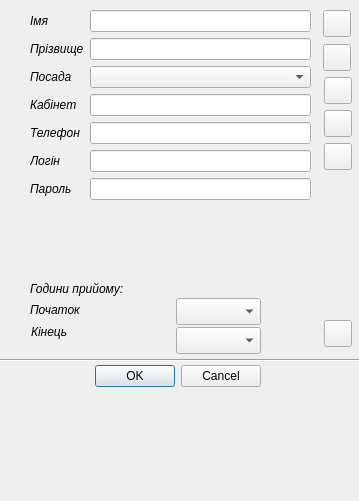
<?xml version="1.0" encoding="UTF-8"?>
<ui version="4.0">
 <class>Doctor_add</class>
 <widget class="QDialog" name="Doctor_add">
  <property name="geometry">
   <rect>
    <x>0</x>
    <y>0</y>
    <width>359</width>
    <height>501</height>
   </rect>
  </property>
  <property name="windowTitle">
   <string>Dialog</string>
  </property>
  <widget class="QDialogButtonBox" name="buttonBox">
   <property name="geometry">
    <rect>
     <x>-80</x>
     <y>360</y>
     <width>341</width>
     <height>32</height>
    </rect>
   </property>
   <property name="orientation">
    <enum>Qt::Horizontal</enum>
   </property>
   <property name="standardButtons">
    <set>QDialogButtonBox::Cancel|QDialogButtonBox::Ok</set>
   </property>
  </widget>
  <widget class="QWidget" name="formLayoutWidget">
   <property name="geometry">
    <rect>
     <x>30</x>
     <y>10</y>
     <width>281</width>
     <height>271</height>
    </rect>
   </property>
   <layout class="QFormLayout" name="formLayout">
    <item row="0" column="0">
     <widget class="QLabel" name="nameLabel">
      <property name="font">
       <font>
        <italic>true</italic>
       </font>
      </property>
      <property name="text">
       <string>Імя</string>
      </property>
     </widget>
    </item>
    <item row="0" column="1">
     <widget class="QLineEdit" name="nameLineEdit"/>
    </item>
    <item row="1" column="0">
     <widget class="QLabel" name="surnameLabel">
      <property name="font">
       <font>
        <italic>true</italic>
       </font>
      </property>
      <property name="text">
       <string>Прізвище</string>
      </property>
     </widget>
    </item>
    <item row="1" column="1">
     <widget class="QLineEdit" name="surnameLineEdit"/>
    </item>
    <item row="2" column="0">
     <widget class="QLabel" name="positionLabel">
      <property name="font">
       <font>
        <italic>true</italic>
       </font>
      </property>
      <property name="text">
       <string>Посада</string>
      </property>
     </widget>
    </item>
    <item row="2" column="1">
     <widget class="QComboBox" name="comboBox"/>
    </item>
    <item row="3" column="0">
     <widget class="QLabel" name="cabinetLabel">
      <property name="font">
       <font>
        <italic>true</italic>
       </font>
      </property>
      <property name="text">
       <string>Кабінет</string>
      </property>
     </widget>
    </item>
    <item row="3" column="1">
     <widget class="QLineEdit" name="cabinetLineEdit"/>
    </item>
    <item row="4" column="0">
     <widget class="QLabel" name="phoneLabel">
      <property name="font">
       <font>
        <italic>true</italic>
       </font>
      </property>
      <property name="text">
       <string>Телефон</string>
      </property>
     </widget>
    </item>
    <item row="4" column="1">
     <widget class="QLineEdit" name="phoneLineEdit"/>
    </item>
    <item row="5" column="0">
     <widget class="QLabel" name="loginLabel">
      <property name="font">
       <font>
        <italic>true</italic>
       </font>
      </property>
      <property name="text">
       <string>Логін</string>
      </property>
     </widget>
    </item>
    <item row="5" column="1">
     <widget class="QLineEdit" name="loginLineEdit"/>
    </item>
    <item row="6" column="0">
     <widget class="QLabel" name="passwordLabel">
      <property name="font">
       <font>
        <italic>true</italic>
       </font>
      </property>
      <property name="text">
       <string>Пароль</string>
      </property>
     </widget>
    </item>
    <item row="6" column="1">
     <widget class="QLineEdit" name="passwordLineEdit"/>
    </item>
   </layout>
  </widget>
  <widget class="QPushButton" name="pushButton">
   <property name="geometry">
    <rect>
     <x>323</x>
     <y>10</y>
     <width>28</width>
     <height>27</height>
    </rect>
   </property>
   <property name="text">
    <string/>
   </property>
  </widget>
  <widget class="QPushButton" name="pushButton_2">
   <property name="geometry">
    <rect>
     <x>323</x>
     <y>44</y>
     <width>28</width>
     <height>27</height>
    </rect>
   </property>
   <property name="text">
    <string/>
   </property>
  </widget>
  <widget class="QPushButton" name="pushButton_3">
   <property name="geometry">
    <rect>
     <x>324</x>
     <y>77</y>
     <width>28</width>
     <height>27</height>
    </rect>
   </property>
   <property name="text">
    <string/>
   </property>
  </widget>
  <widget class="QPushButton" name="pushButton_5">
   <property name="geometry">
    <rect>
     <x>324</x>
     <y>110</y>
     <width>28</width>
     <height>27</height>
    </rect>
   </property>
   <property name="text">
    <string/>
   </property>
  </widget>
  <widget class="QPushButton" name="pushButton_6">
   <property name="geometry">
    <rect>
     <x>324</x>
     <y>143</y>
     <width>28</width>
     <height>27</height>
    </rect>
   </property>
   <property name="text">
    <string/>
   </property>
  </widget>
  <widget class="QPushButton" name="pushButton_10">
   <property name="geometry">
    <rect>
     <x>324</x>
     <y>320</y>
     <width>28</width>
     <height>27</height>
    </rect>
   </property>
   <property name="text">
    <string/>
   </property>
  </widget>
  <widget class="QLabel" name="label">
   <property name="geometry">
    <rect>
     <x>30</x>
     <y>280</y>
     <width>131</width>
     <height>17</height>
    </rect>
   </property>
   <property name="font">
    <font>
     <italic>true</italic>
    </font>
   </property>
   <property name="text">
    <string>Години прийому:</string>
   </property>
  </widget>
  <widget class="QComboBox" name="comboBox_2">
   <property name="geometry">
    <rect>
     <x>176</x>
     <y>298</y>
     <width>85</width>
     <height>27</height>
    </rect>
   </property>
  </widget>
  <widget class="QComboBox" name="comboBox_3">
   <property name="geometry">
    <rect>
     <x>176</x>
     <y>327</y>
     <width>85</width>
     <height>27</height>
    </rect>
   </property>
  </widget>
  <widget class="QLabel" name="label_2">
   <property name="geometry">
    <rect>
     <x>30</x>
     <y>300</y>
     <width>67</width>
     <height>20</height>
    </rect>
   </property>
   <property name="font">
    <font>
     <italic>true</italic>
    </font>
   </property>
   <property name="text">
    <string>Початок</string>
   </property>
  </widget>
  <widget class="QLabel" name="label_3">
   <property name="geometry">
    <rect>
     <x>31</x>
     <y>323</y>
     <width>67</width>
     <height>17</height>
    </rect>
   </property>
   <property name="font">
    <font>
     <italic>true</italic>
    </font>
   </property>
   <property name="text">
    <string>Кінець</string>
   </property>
  </widget>
  <widget class="Line" name="line">
   <property name="geometry">
    <rect>
     <x>-20</x>
     <y>350</y>
     <width>441</width>
     <height>20</height>
    </rect>
   </property>
   <property name="orientation">
    <enum>Qt::Horizontal</enum>
   </property>
  </widget>
 </widget>
 <resources/>
 <connections>
  <connection>
   <sender>buttonBox</sender>
   <signal>accepted()</signal>
   <receiver>Doctor_add</receiver>
   <slot>accept()</slot>
   <hints>
    <hint type="sourcelabel">
     <x>248</x>
     <y>254</y>
    </hint>
    <hint type="destinationlabel">
     <x>157</x>
     <y>274</y>
    </hint>
   </hints>
  </connection>
  <connection>
   <sender>buttonBox</sender>
   <signal>rejected()</signal>
   <receiver>Doctor_add</receiver>
   <slot>reject()</slot>
   <hints>
    <hint type="sourcelabel">
     <x>316</x>
     <y>260</y>
    </hint>
    <hint type="destinationlabel">
     <x>286</x>
     <y>274</y>
    </hint>
   </hints>
  </connection>
 </connections>
</ui>
